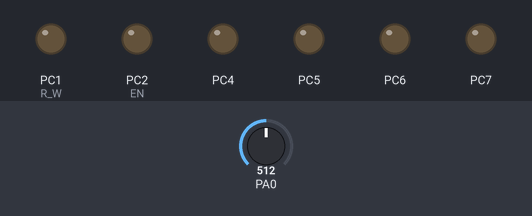
This program was run on a simulated ATmega32, built with avr-gcc and emulated at 1 MHz. Shown: output pins drawn as LEDs (lit = HIGH). The inputs (shaded band) are chosen by the test bench; at power-on: PA0 = 512. Pins used as bus, display or sensor lines are not drawn.

Above: at 0.04 s.
At 1.2 s:
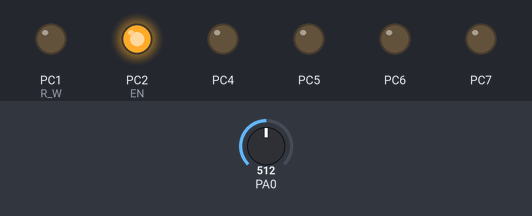
1.3 s: PA0 set to 0
4.5 s: PA0 set to 265
Timing chart, 0 to 13.7 s (numbered marks = the images above; inputs shaded):
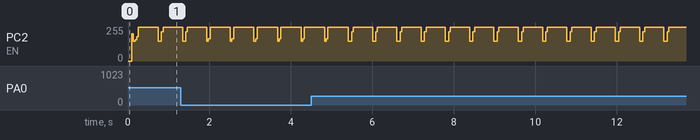

The program:

main.c
```c
/*
 * ADC_Driver.c
 *
 * Created: 10/30/2020 6:24:38 PM
 * Author : hp
 */

#include "ADC_INT.h"
#include "LCD_INT.h"


/*int main(void)
{
	uint16 x;
    ADC_Init();
	LCD_Init();
	x = ADC_Read(0);
    while (1)
    {
		x = ADC_Read(0);
		LCD_SendString("ADC: ");
		LCD_SendNumber(x);
		_delay_ms(1000);
		LCD_Clear();
    }
}*/

int main(void)
{
	uint16 temp, x;
	ADC_Init();
	LCD_Init();
	x = ADC_Read(0);
	while (1)
	{
		LCD_Clear();
		x = ADC_Read(0);
		LCD_SendString("Temp: ");
		temp = x/2;
		LCD_SendNumber(temp);
		_delay_ms(500);
	}
}
```

LCD_CONFIG.h
```c
/*
 * LCD_CONFIG.h
 * Description: 16x2 Character LCD for chip LMB161A
				if user choose 4-bit mode then he/she connect data pins on pin4->pin7 of the same port
				user can use: LCD_Init(); for LCD Initializing
							  LCD_SendCommand(cmd); for sending command
							  LCD_SendChar(ONE CHAR); for sending Date
							  LCD_SendString(ARRAY OF CHAR); for sending string
							  LCD_String_xy(x pos, y pos, string); to put string in xy position
							  LCD_Clear(); to clear lcd
							  LCD_SendNumber the function to send a 16-integer number
 * Created: 10/16/2020 5:23:49 PM
 *  Author: Mohamed Ismail
 */


#ifndef LCD_CONFIG_H_
#define LCD_CONFIG_H_

#include "DIO_INT.h"

/* Select mode 4-bit or 8-bit mode */
#define mode 4

/* select Data port */
#define Date	PORTD

/* select control port */
#define Control	PORTC


/* select RS pin number in control port */
#define	RS	PIN0

/* select R_W pin number in control port */
#define R_W	PIN1

/* select EN pin number in control port */
#define EN PIN2

#endif /* LCD_CONFIG_H_ */
```

ADC_INT.h
```c
/*
 * ADC_INT.h
 * Description: Assume reference Voltage as AVCC with external capacitor, user can change state by setting and clearing REFS0 AND REFS1 in ADMUX
				also using right adjust assuming that user use 8-bit resolution if user uses 10-bit resolution it's prefer to use left adjust by setting ADLAR in ADMUX
				assuming user uses 10-bit resolution, user should return ADCH instead of ADCL in ADC_Read function using left adjust

 * Created: 10/30/2020 6:25:18 PM
 *  Author: MohamedIsmail
 */


#ifndef ADC_INT_H_
#define ADC_INT_H_

#include "std_types.h"
#include "Bit_Math.h"

/* Configurations */

/* if DEFAULT this means, reference Voltage as AVCC with external capacitor
 * ,right adjust, and Prescaler Configuration as 128 , if it's 0 then make your own from datasheet */
#define DEFAULT	1
#define  ADC_ADMUX_INITVAL 0b01000000
#define  ADC_ADCSR_INITVAL 0b10000111

//ADC Multiplexer Register
#define ADMUX	(*(volatile uint8 *) 0x27)
#define ADLAR 5
#define REFS0 6
#define REFS1 7

//ADC Control And Status Register
#define	ADCCSRA	(*(volatile uint8 *) 0x26)
#define ADPS0 0
#define ADPS1 1
#define ADPS2 2
#define ADIE  3
#define ADIF  4
#define ADATE 5
#define ADSC  6
#define ADEN  7

//ADC Low Register
#define	ADCL	(*(volatile uint8 *) 0x24)

//ADC High Register
#define	ADCH	(*(volatile uint8 *) 0x25)

#define SFIOR	(*(volatile uint8 *) 0x50)

//ADC Initialization And Enable
void ADC_Init(void);

//Read From The ADC Channel
uint16 ADC_Read(uint8 channel);

#endif /* ADC_INT_H_ */
```

ADC_PRG.c
```c
/*
 * ADC_PRG.c
 *
 * Created: 10/30/2020 6:25:38 PM
 *  Author: MohamedIsmail
 */

#include "ADC_INT.h"

//ADC Initialization And Enable
void ADC_Init(void)
{
	#if(DEFAULT == 1)
		//enable ADC
		SET_BIT(ADCCSRA, ADEN);

		//reference Voltage as AVCC with external capacitor
		CLR_BIT(ADMUX,REFS1);
		SET_BIT(ADMUX,REFS0);

		//right adjust
		CLR_BIT(ADMUX, ADLAR);

		//Prescaler Configuration as 128
		SET_BIT(ADCCSRA, ADPS0);
		SET_BIT(ADCCSRA, ADPS1);
		SET_BIT(ADCCSRA, ADPS2);
	#elif(DEFAULT == 0)
		ADMUX = ADC_ADMUX_INITVAL;
		ADCCSRA = ADC_ADCSR_INITVAL;
	#endif
}

//Read From The ADC Channel
uint16 ADC_Read(uint8 channel)
{
	uint16 ret = 0;
	//ADC Channel Selection
	ADMUX = (ADMUX & 0xE0) | channel;

	//Start conversion
	SET_BIT(ADCCSRA, ADSC);

	//wait until the end of conversion
	while(RD_BIT(ADCCSRA, ADIF) !=0);

	//ADC Flag Clear
	SET_BIT(ADCCSRA, ADIF);

	ret = ADCL;
	ret |= ((uint16) (ADCH << 8));

	return ret;
}
```

LCD_INT.h
```c
/*
 * LCD_INT.h
 * Description: 16x2 Character LCD for chip LMB161A
 * Created: 10/16/2020 5:29:17 PM
 *  Author: Mohamed Ismail
 */


#ifndef LCD_INT_H_
#define LCD_INT_H_

/******************************************************************************************
*								Preprocessor Macros                                       *
******************************************************************************************/

/* includes */
#include "delay.h"
#include "LCD_CONFIG.h"

/* FUNCTION_SET4B command for interface data length, font size, and number of lines for 4-bit mode */
#define	FUNCTION_SET4B	0X28


/* FUNCTION_SET8B command for interface data length, font size, and number of lines for 8-bit mode */
#define	FUNCTION_SET8B	0x38

/* return cursor to start row0, character 0 */
#define	CURSOR_HOME	0X02

/* display on, cursor off, don't blink character */
#define	DISPLAY_ON	0X0C


/* replace all characters with ASCII 'space' */
#define DISPLAY_CLEAR	0x01

/* shift cursor from left to right on read/write */
#define ENTRY_MODE	0x06

/* SET cursor */
#define Set_Cursor   0x80


/***************************************************************************************
*								Function Prototypes                                    *
***************************************************************************************/


/* LCD Initialize function for any mode */
void LCD_Init(void);

/* LCD send commands function to configure LCD for any mode */
void LCD_SendCommand(uint8 cmd);

/* LCD send char function to put on LCD display (panel) for any mode */
void LCD_SendChar(uint8 data);

/* LCD send string function to put on LCD display (panel) */
void LCD_SendString(uint8* data);

/* go to xy position */
void LCD_Goto_xy(uint8 row,uint8 col);

/* write a string into LCD in x-y position */
void LCD_String_xy (uint8 row, uint8 pos, uint8* data);

/* write number into LCD */
void LCD_SendNumber(uint16 Number);

/* clear LCD display */
void LCD_Clear(void);

#endif /* LCD_INT_H_ */
```

LCD_PRG.c
```c
/*
 * LCD_PRG.c
 *
 * Created: 10/16/2020 6:30:08 PM
 *  Author: Mohamed Ismail
 */

#ifndef F_CPU
#define F_CPU	8000000UL
#endif

#include <util/delay.h>
#include "LCD_INT.h"

/* Private Function */
#if(mode == 4)
	/* LCD Initialize function for 4-bit mode */
	static void LCD_Init4(void);
	/* LCD send commands function to configure LCD for 4-bit mode */
	static void LCD_SendCommand4(uint8 cmd);
	/* LCD send char function to put on LCD display (panel) for 8-bit mode */
	static void LCD_SendChar4(uint8 data);

#elif(mode == 8)
	/* LCD Initialize function for 8-bit mode */
	static void LCD_Init8(void);
	/* LCD send commands function to configure LCD for 8-bit mode */
	static void LCD_SendCommand8(uint8 cmd);
	/* LCD send char function to put on LCD display (panel) for 4-bit mode */
	static void LCD_SendChar8(uint8 data);
#endif

/* LCD Initialize function for any mode */
void LCD_Init(void)
{
	DIO_SetPinDirection(Control, RS, OUTPUT);
	DIO_SetPinDirection(Control, EN, OUTPUT);
	DIO_SetPinDirection(Control, R_W, OUTPUT);
	/* check LCD connection mode */
	#if (mode == 4)
	{
		/* set from pin 4---->7 in data port to be output */
		DIO_SetPortDirection(Date, 0xf0);
		LCD_Init4();
	}
	#elif (mode == 8)
	{
		/* set all pins in data port to be output */
		DIO_SetPortDirection(Date, OUTPUT);
		LCD_Init8();
	}
	#endif
}

#if(mode == 4)
/* LCD Initialize function for 4-bit mode */
static void LCD_Init4(void)
{
	/* Delay 50ms to ensure the initialization of the LCD driver start */
	_delay_ms(50);

	/* return cursor to start */
	LCD_SendCommand(CURSOR_HOME);
	_delay_ms(1);

	/* Function Set */
	LCD_SendCommand(FUNCTION_SET4B);
	_delay_ms(1);

	/* Display on */
	LCD_SendCommand(DISPLAY_ON);
	_delay_ms(1);

	/* Display Clear */
	LCD_SendCommand(DISPLAY_CLEAR);
	_delay_ms(20);

	/* Entry mode set */
	LCD_SendCommand(ENTRY_MODE);

	/* Set cursor */
	LCD_SendCommand(Set_Cursor);
	_delay_ms(2);
}

#elif(mode == 8)
/* LCD Initialize function for 8-bit mode */
static void LCD_Init8(void)
{
	/* Delay 30ms to ensure the initialization of the LCD driver start */
	_delay_ms(30);

	/* return cursor to start */
	LCD_SendCommand(CURSOR_HOME);
	_delay_ms(15);

	/* Function Set */
	LCD_SendCommand(FUNCTION_SET8B);
	_delay_ms(1);

	/* Display on */
	LCD_SendCommand(DISPLAY_ON);
	_delay_ms(1);


	/* Display Clear */
	LCD_SendCommand(DISPLAY_CLEAR);
	_delay_ms(15);

	/* Entry mode set */
	LCD_SendCommand(ENTRY_MODE);
	_delay_ms(2);
}
#endif

/* LCD send commands function to configure LCD for any mode */
void LCD_SendCommand(uint8 cmd)
{
	/* check LCD connection mode */
	#if (mode == 4)
	{
		LCD_SendCommand4(cmd);
	}
	#elif (mode == 8)
	{
		LCD_SendCommand8(cmd);
	}
	#endif
}

#if(mode == 4)
/* LCD send commands function to configure LCD for 4-bit mode */
static void LCD_SendCommand4(uint8 cmd)
{
	/* Set RS pin to 0 value for select command register */
	DIO_SetPinValue(Control, RS, LOW);
	/* Set R_W pin to 0 value for select write operation */
	DIO_SetPinValue(Control, R_W, LOW);
	/* Set E to HIGH */
	DIO_SetPinValue(Control, EN, HIGH);

	/* SEND the command high nibble to D4:D7 */
	uint8 x  = cmd & 0xf0;
	DIO_SetPortValue(Date, x);

	/* Set EN pin to 1 value then to 0 to make pulse */
	DIO_SetPinValue(Control, EN, LOW);
	/* Wait for E to settle */
	_delay_ms(1);
	DIO_SetPinValue(Control, EN, HIGH);
	/* Delay for 2ms to let the LCD execute command */
	_delay_ms(1);

	/* shift cmd to right by 4 , to send the Low nibble to D0:D4 */
	x  = (cmd << 4);
	DIO_SetPortValue(Date, x);
	/* Set EN pin to 1 value then to 0 to make pulse */
	DIO_SetPinValue(Control, EN, LOW);
	/* Wait for E to settle */
	_delay_ms(1);
	DIO_SetPinValue(Control, EN, HIGH);
	/* Delay for 2ms to let the LCD execute command */
	_delay_ms(1);
}
#elif(mode == 8)
/* LCD send commands function to configure LCD for 8-bit mode */
static void LCD_SendCommand8(uint8 cmd)
{
	/* Set RS pin to 0 value for select command register */
	DIO_SetPinValue(Control, RS, LOW);
	/* Set R_W pin to 0 value for select write operation */
	DIO_SetPinValue(Control, R_W, LOW);
	/* Set E to HIGH */
	DIO_SetPinValue(Control, EN, HIGH);

	/* Set data port to cmd value to send it for LCD D0->D7 */
	DIO_SetPortValue(Date, cmd);
	/* Set EN pin to 1 value then to 0 to make pulse */
	DIO_SetPinValue(Control, EN, LOW);
	/* Wait for E to settle */
	_delay_ms(1);
	DIO_SetPinValue(Control, EN, HIGH);
	/* Delay for 2ms to let the LCD execute command */
	_delay_ms(1);
}
#endif

/* LCD send char function to put on LCD display (panel) for any mode */
void LCD_SendChar(uint8 data)
{
	//check LCD connection mode
	#if (mode == 4)
	{
		LCD_SendChar4(data);
	}
	#elif (mode == 8)
	{
		LCD_SendChar8(data);
	}
	#endif
}

#if(mode == 4)
/* LCD send char function to put on LCD display (panel) for 4-bit mode */
static void LCD_SendChar4(uint8 data)
{
	/* Set RS pin to 1 value for select data register */
	DIO_SetPinValue(Control, RS, HIGH);
	/* Set R_W pin to 0 value for select write operation */
	DIO_SetPinValue(Control, R_W, LOW);
	/* Set E to HIGH */
	DIO_SetPinValue(Control, EN, HIGH);

	/* SEND the Data high nibble to D4:D7 */
	uint8 x  = data & 0xf0;
	DIO_SetPortValue(Date, x);
	/* Set EN pin to 1 value then to 0 to make pulse */
	DIO_SetPinValue(Control, EN, LOW);
	/* Wait for E to settle */
	_delay_ms(2);
	DIO_SetPinValue(Control, EN, HIGH);
	/* Delay for 2ms to let the LCD execute command */
	_delay_ms(2);

	/* shift data to right by 4 , to send the Low nibble to D0:D4 */
	x  = (data << 4);
	DIO_SetPortValue(Date, x);
	/* Set EN pin to 1 value then to 0 to make pulse */
	DIO_SetPinValue(Control, EN, LOW);
	/* Wait for E to settle */
	_delay_ms(2);
	DIO_SetPinValue(Control, EN, HIGH);
	/* Delay for 2ms to let the LCD execute command */
	_delay_ms(2);
}

#elif(mode == 8)
/* LCD send char function to put on LCD display (panel) for 8-bit mode */
static void LCD_SendChar8(uint8 data)
{
	/* Set RS pin to 1 value for select data register */
	DIO_SetPinValue(Control, RS, HIGH);
	/* Set R_W pin to 0 value for select write operation */
	DIO_SetPinValue(Control, R_W, LOW);
	/* Set E to HIGH */
	DIO_SetPinValue(Control, EN, HIGH);

	/* Set data port to data value to send it for LCD D0->D7 */
	DIO_SetPortValue(Date, data);
	/* Set EN pin to 1 value then to 0 to make pulse */
	DIO_SetPinValue(Control, EN, LOW);
	/* Wait for E to settle */
	_delay_ms(1);
	DIO_SetPinValue(Control, EN, HIGH);
	/* Delay for 1ms to let the LCD execute command */
	_delay_ms(1);
}
#endif

/* LCD send string function to put on LCD display (panel) */
void LCD_SendString(uint8 * data)
{
	uint8 i;
	for (i = 0; data[i] != '\0'; i++)
	{
		LCD_SendChar(data[i]);
		/* Delay to let LCD write character */
		_delay_ms(2);
	}
}

/* go to xy position */
void LCD_Goto_xy(uint8 row,uint8 col)
{
	uint8 pos = 0;

	switch(row)
	{
		case 0:
				pos = col;
				break;
		case 1:
				pos = col+0x40;
				break;
		case 2:
				pos = col+0x14;
				break;
		case 3:
				pos = col+0x54;
				break;
	}
	/* send command to set cursor at pos */
	LCD_SendCommand(pos | 0x80);
}

/* write a string into LCD in x-y position */
void LCD_String_xy (uint8 row, uint8 pos, uint8* data)
{
	/* go to LCD position required position */
	LCD_Goto_xy(row,pos);

	/* display the string */
	LCD_SendString(data);
}

/* write number into LCD */
void LCD_SendNumber(uint16 Number)
{
	uint8 i = 0, arr[10];
	if (Number == 0)
	{
		LCD_SendChar ('0');
	}
	while (Number != 0)
	{
		arr[i] = Number % 10 + '0';
		Number = Number / 10;
		i++;
	}
	while (i > 0)
	{
		LCD_SendChar(arr[i-1]);
		i--;
	}
}

/* clear LCD display */
void LCD_Clear(void)
{
	LCD_SendCommand(DISPLAY_CLEAR);
	LCD_SendCommand(CURSOR_HOME);
}
```

Bit_Math.h
```c
/*
 * Bit_Math.h
 * Description: define common operations on manipulating bits
 * Created: 10/15/2020 3:05:37 PM
 * Author: Mohamed Ismail
 */


#ifndef BIT_MATH_H_
#define BIT_MATH_H_

/* Set a certain pin in a given register */
#define SET_BIT(PORT, Bit)	PORT |= (1<<Bit)

/* Reset a certain pin in a given register */
#define CLR_BIT(PORT, Bit)	PORT &= ~(1<<Bit)

/* Toggle a certain pin in a given register */
#define TOG_BIT(PORT, Bit)	PORT ^= (1<<Bit)

/* Read a certain pin in a given register */
#define RD_BIT(PORT, Bit)	(PORT&(1<<Bit))


#endif /* BIT_MATH_H_ */
```

DIO_CONFIG.h
```c
/*
 * DIO_CONFIG.h
 *
 * Created: 2/7/2021 3:34:25 PM
 *  Author: Mohamed Ismail
 */


#ifndef DIO_CONFIG_H_
#define DIO_CONFIG_H_

/* Configurations */

#define DDRA_INIT    0b00000000
#define DDRB_INIT    0b00000000
#define DDRC_INIT    0b00000000
#define DDRD_INIT    0b00000000

#define PORTA_INIT   0b00000000
#define PORTB_INIT   0b00000000
#define PORTC_INIT   0b00000000
#define PORTD_INIT   0b00000000


#endif /* DIO_CONFIG_H_ */
```

DIO_REG.h
```c
/*
 * DIO_REG.h
 * Description: define all DIO register addresses
 * Created: 10/15/2020 2:51:05 PM
 *  Author: Mohamed Ismail
 */


#ifndef DIO_REG_H_
#define DIO_REG_H_

#include "std_types.h"

/* Group of register for PORTA */
#define DDRA_REG	*((volatile uint8 *)0x3A)
#define PINA_REG	*((volatile uint8 *)0x39)
#define PORTA_REG	*((volatile uint8 *)0x3B)

/* Group of register for PORTB */
#define DDRB_REG	*((volatile uint8 *)0x37)
#define PINB_REG	*((volatile uint8 *)0x36)
#define PORTB_REG	*((volatile uint8 *)0x38)

/* Group of register for PORTC */
#define DDRC_REG	*((volatile uint8 *)0x34)
#define PINC_REG	*((volatile uint8 *)0x33)
#define PORTC_REG	*((volatile uint8 *)0x35)

/* Group of register for PORTD */
#define DDRD_REG	*((volatile uint8 *)0x31)
#define PIND_REG	*((volatile uint8 *)0x30)
#define PORTD_REG	*((volatile uint8 *)0x32)


#endif /* DIO_REG_H_ */
```

std_types.h
```c
/*
 * std_types.h
 * Description: define standard data types
 * Created: 10/15/2020 2:42:56 PM
 * Author: Mohamed Ismail
 */


#ifndef STD_TYPES_H_
#define STD_TYPES_H_

typedef unsigned char	uint8;
typedef unsigned short int uint16;
typedef unsigned long  int uint32;

typedef signed char	sint8;
typedef signed short int sint16;
typedef signed long  int sint32;

typedef float  float32;
typedef double float64;


#endif /* STD_TYPES_H_ */
```

Source omitted: delay.h (10232 bytes), DIO_INT.h (4624 bytes), DIO_PRG.c (4998 bytes)
